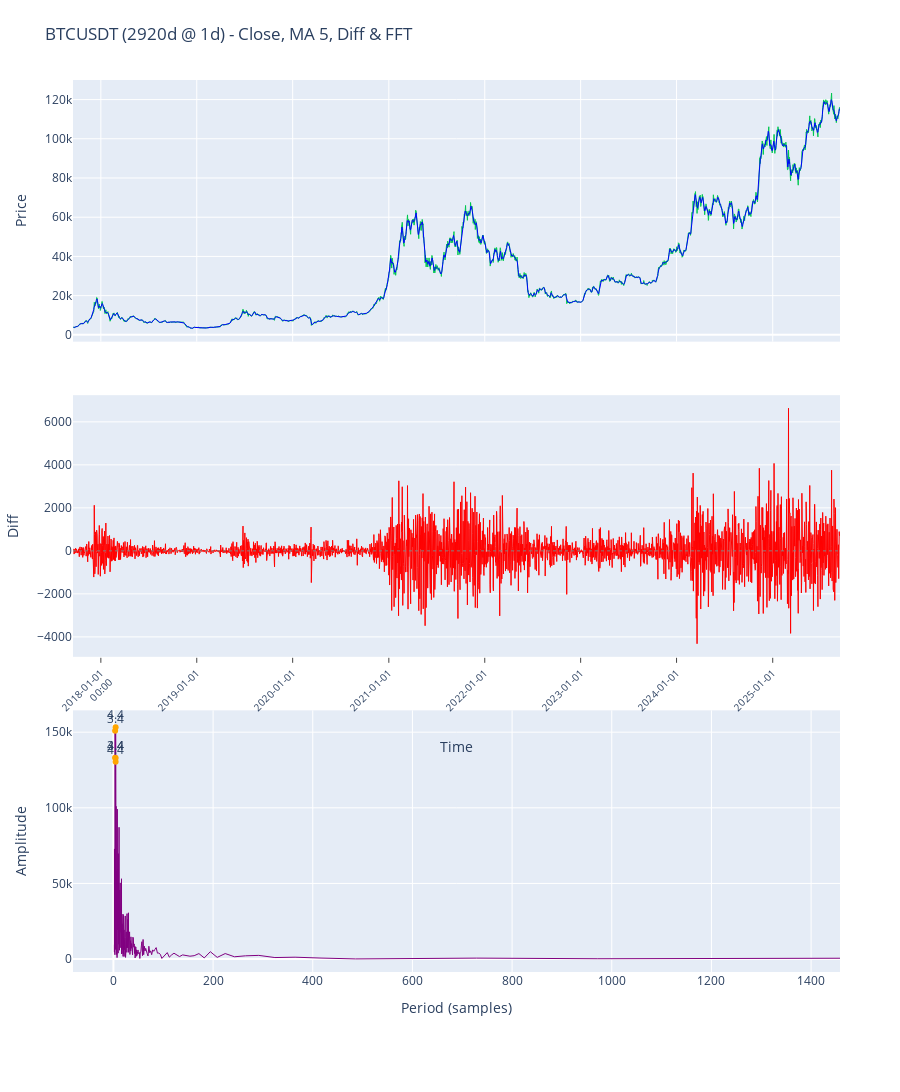

The notebook cell saved with this chart:
### Code cell
# VISUALISATION INTERACTIVE

import plotly.graph_objects as go
from plotly.subplots import make_subplots
import numpy as np

# Paramètre de moyenne mobile (modifiable)
MA_PERIOD = 5

if len(df_btc) > 0:
    # Calculer la moyenne mobile sur les MA_PERIOD dernières périodes
    df_btc[f'ma_{MA_PERIOD}'] = df_btc['close'].rolling(window=MA_PERIOD).mean()
    # Décalage vers la gauche pour aligner (la fin des données n'est pas importante)
    decalage = MA_PERIOD // 2
    df_btc[f'ma_{MA_PERIOD}_shifted'] = df_btc[f'ma_{MA_PERIOD}'].shift(-decalage)

    # Calculer la différence entre close et la MA décalée
    df_btc['diff_close_ma'] = df_btc['close'] - df_btc[f'ma_{MA_PERIOD}_shifted']

    # Série de différences (sans NaN)
    diff_series = df_btc['diff_close_ma'].dropna()
    difference_values = diff_series.values

    # --- Création de trois subplots empilés (prix, diff temporelle, spectre) ---
    fig = make_subplots(
        rows=3,
        cols=1,
        shared_xaxes=False,
        vertical_spacing=0.06,
        specs=[[{}],
               [{}],
               [{}]],
    )

    # Prix + MA sur la première rangée (row=1)
    fig.add_trace(
        go.Scatter(x=df_btc.index, y=df_btc['close'], mode='lines', name=f"{SYMBOL} Close", line=dict(color='#00c851', width=1)),
        row=1,
        col=1,
    )
    fig.add_trace(
        go.Scatter(x=df_btc.index, y=df_btc[f'ma_{MA_PERIOD}_shifted'], mode='lines', name=f"MA {MA_PERIOD} (shifted)", line=dict(color='blue', width=1)),
        row=1,
        col=1,
    )

    # Différence sur la deuxième rangée (row=2)
    fig.add_trace(
        go.Scatter(x=df_btc.index, y=df_btc['diff_close_ma'], mode='lines', name='Close - MA (shifted)', line=dict(color='red', width=1)),
        row=2,
        col=1,
    )

    # Ajout d'une analyse de Fourier (FFT) sur la série de différences
    try:
        N = len(difference_values)
        if N >= 4:
            # Detrend simple: retirer la moyenne
            vals = difference_values - np.mean(difference_values)
            # FFT (real-valued optimisée)
            fft_vals = np.fft.rfft(vals)
            fft_freqs = np.fft.rfftfreq(N, d=1.0)  # cycles per sample
            fft_amp = np.abs(fft_vals)

            # Convertir fréquence -> période (en nombre d'échantillons). On ignore la fréquence 0 (DC) pour la période.
            nonzero = fft_freqs > 0
            periods = np.full_like(fft_freqs, np.nan, dtype=float)
            periods[nonzero] = 1.0 / fft_freqs[nonzero]

            # Préparer données pour affichage (exclure DC)
            plot_mask = nonzero
            plot_periods = periods[plot_mask]
            plot_amp = fft_amp[plot_mask]

            # Limiter la plage de période affichée pour lisibilité (max périodes = N/2)
            max_period = N // 2 if N >= 2 else N
            keep = plot_periods <= max_period
            plot_periods = plot_periods[keep]
            plot_amp = plot_amp[keep]

            # Tracer le spectre (Amplitude) en fonction de la période (échelle linéaire)
            fig.add_trace(
                go.Scatter(x=plot_periods, y=plot_amp, mode='lines', name='FFT Amplitude', line=dict(color='purple', width=1)),
                row=3,
                col=1,
            )

            # Annoter les pics dominants (top 5) pour aider l'interprétation
            try:
                k = min(5, len(plot_amp))
                top_idx = np.argsort(plot_amp)[-k:][::-1]
                top_periods = plot_periods[top_idx]
                top_amp = plot_amp[top_idx]
                # Ajouter des marqueurs et labels
                fig.add_trace(
                    go.Scatter(x=top_periods, y=top_amp, mode='markers+text', text=[f"{p:.1f}" for p in top_periods], textposition='top center', marker=dict(color='orange', size=6), showlegend=False),
                    row=3, col=1
                )
            except Exception:
                pass
        else:
            # Trop peu de points pour une FFT fiable
            fig.add_annotation(text='N trop petit pour FFT', xref='paper', yref='paper', x=0.5, y=0.05, showarrow=False, row=3, col=1)
    except Exception as e:
        print('Erreur FFT:', e)

    # Ajouter une ligne horizontale fine et pointillée (y=0) sur la rangée du bas (diff temporelle)
    try:
        fig.add_hline(y=0, line=dict(color='gray', dash='dot', width=1), row=2, col=1)
    except Exception:
        try:
            fig.add_shape(
                type='line',
                x0=df_btc.index.min(), x1=df_btc.index.max(),
                y0=0, y1=0,
                xref='x', yref='y',
                line=dict(color='gray', dash='dot', width=1),
                row=2, col=1,
            )
        except Exception:
            pass

    # Layout improvements
    fig.update_layout(
        height=1100,
        showlegend=False,
        legend=dict(orientation='h', yanchor='bottom', y=1.02, xanchor='right', x=1),
        hovermode='x unified',
        title_text=f"{SYMBOL} ({DUREE_JOURS}d @ {INTERVAL}) - Close, MA {MA_PERIOD}, Diff & FFT", 
        margin=dict(l=60, r=60, t=80, b=120),
    )

    # Axis labels: primary Y (row 1) = Price, row 2 = Diff, row 3 = FFT Amplitude
    fig.update_yaxes(title_text='Price', row=1, col=1)
    fig.update_yaxes(title_text='Diff', row=2, col=1)
    fig.update_yaxes(title_text='Amplitude', row=3, col=1)

    # Configure X-axis appearance for datetime subplot (apply to middle axis = row 2)
    date_xargs = dict(type='date', tickformat="%Y-%m-%d\n%H:%M", tickangle=-45, tickfont=dict(size=10), nticks=8, ticks='outside', showgrid=False, showticklabels=True, title_standoff=20)
    try:
        x0 = df_btc.index.min()
        x1 = df_btc.index.max()
        fig.update_xaxes(range=[x0, x1], title_text='Time', **date_xargs, row=2, col=1)
        # masquer les labels X pour la première rangée pour éviter chevauchement
        fig.update_xaxes(showticklabels=False, row=1, col=1)
    except Exception:
        fig.update_xaxes(title_text='Time', **date_xargs, row=2, col=1)

    # X-axis pour le spectre: période en échantillons
    try:
        fig.update_xaxes(title_text='Period (samples)', row=3, col=1)
    except Exception:
        pass

    # Affichage simple
    try:
        fig.show(renderer='vscode')
    except Exception as e:
        print("Erreur: impossible d'afficher la figure avec le renderer 'vscode'.")
        print("Détail: ", str(e))

### Figure 1 — Plotly figure (JSON) as saved in the notebook; plotly's stock layout.template omitted (floating-point values rounded to 4 significant figures; data arrays with more than 128 entries replaced by an {"elided": "..."} marker saying what was removed)
{"data": [{"line": {"color": "#00c851", "width": 1}, "mode": "lines", "name": "BTCUSDT Close", "type": "scatter", "x": {"elided": "2920 str values"}, "xaxis": "x", "y": {"elided": "2920 float values"}, "yaxis": "y"}, {"line": {"color": "blue", "width": 1}, "mode": "lines", "name": "MA 5 (shifted)", "type": "scatter", "x": {"elided": "2920 str values"}, "xaxis": "x", "y": {"elided": "2920 float values"}, "yaxis": "y"}, {"line": {"color": "red", "width": 1}, "mode": "lines", "name": "Close - MA (shifted)", "type": "scatter", "x": {"elided": "2920 str values"}, "xaxis": "x2", "y": {"elided": "2920 float values"}, "yaxis": "y2"}, {"line": {"color": "purple", "width": 1}, "mode": "lines", "name": "FFT Amplitude", "type": "scatter", "x": {"elided": "1457 float values"}, "xaxis": "x3", "y": {"elided": "1457 float values"}, "yaxis": "y3"}, {"marker": {"color": "orange", "size": 6}, "mode": "markers+text", "showlegend": false, "text": ["4.4", "3.4", "3.4", "4.4", "4.4"], "textposition": "top center", "type": "scatter", "x": [4.418, 3.359, 3.352, 4.438, 4.372], "xaxis": "x3", "y": [153300.0, 150900.0, 133100.0, 132900.0, 130400.0], "yaxis": "y3"}], "layout": {"height": 1100, "hovermode": "x unified", "legend": {"orientation": "h", "x": 1, "xanchor": "right", "y": 1.02, "yanchor": "bottom"}, "margin": {"b": 120, "l": 60, "r": 60, "t": 80}, "shapes": [{"line": {"color": "gray", "dash": "dot", "width": 1}, "type": "line", "x0": 0, "x1": 1, "xref": "x2 domain", "y0": 0, "y1": 0, "yref": "y2"}], "showlegend": false, "title": {"text": "BTCUSDT (2920d @ 1d) - Close, MA 5, Diff & FFT"}, "xaxis": {"anchor": "y", "domain": [0, 1], "showticklabels": false}, "xaxis2": {"anchor": "y2", "domain": [0, 1], "nticks": 8, "range": ["2017-09-17T00:00:00", "2025-09-14T00:00:00"], "showgrid": false, "showticklabels": true, "tickangle": -45, "tickfont": {"size": 10}, "tickformat": "%Y-%m-%d\n%H:%M", "ticks": "outside", "title": {"standoff": 20, "text": "Time"}, "type": "date"}, "xaxis3": {"anchor": "y3", "domain": [0, 1], "title": {"text": "Period (samples)"}}, "yaxis": {"anchor": "x", "domain": [0.7067, 1], "title": {"text": "Price"}}, "yaxis2": {"anchor": "x2", "domain": [0.3533, 0.6467], "title": {"text": "Diff"}}, "yaxis3": {"anchor": "x3", "domain": [0, 0.2933], "title": {"text": "Amplitude"}}}}
